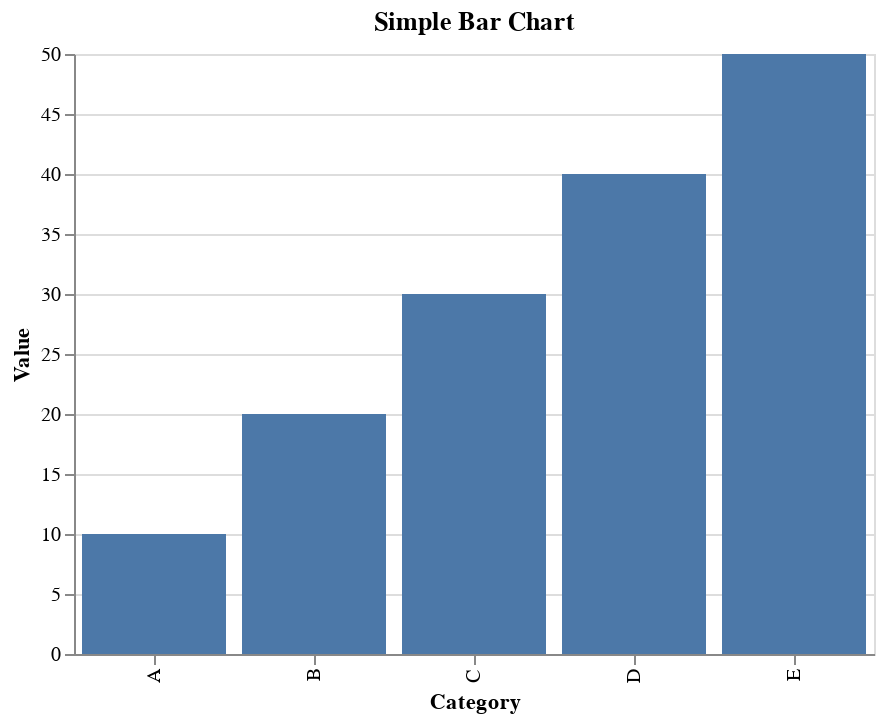

Notebook code cell kept with this figure:
### Code cell
import altair as alt
import pandas as pd
data = pd.DataFrame({
    'Category': ['A', 'B', 'C', 'D', 'E'],
    'Value': [10, 20, 30, 40, 50]
})

# Create a bar chart
chart = alt.Chart(data).mark_bar().encode(
    x='Category:N',  # Nominal data for x-axis
    y='Value:Q'      # Quantitative data for y-axis
).properties(
    title='Simple Bar Chart',
    width=400,
    height=300
)

chart

### Figure 1 — Vega-Lite specification as saved in the notebook (floating-point values rounded to 4 significant figures)
{"config": {"view": {"continuousWidth": 300, "continuousHeight": 300}}, "data": {"name": "data-d2e7489d1531a07a39e96761197ee1a7"}, "mark": {"type": "bar"}, "encoding": {"x": {"field": "Category", "type": "nominal"}, "y": {"field": "Value", "type": "quantitative"}}, "height": 300, "title": "Simple Bar Chart", "width": 400, "$schema": "https://vega.github.io/schema/vega-lite/v5.20.1.json", "datasets": {"data-d2e7489d1531a07a39e96761197ee1a7": [{"Category": "A", "Value": 10}, {"Category": "B", "Value": 20}, {"Category": "C", "Value": 30}, {"Category": "D", "Value": 40}, {"Category": "E", "Value": 50}]}}
